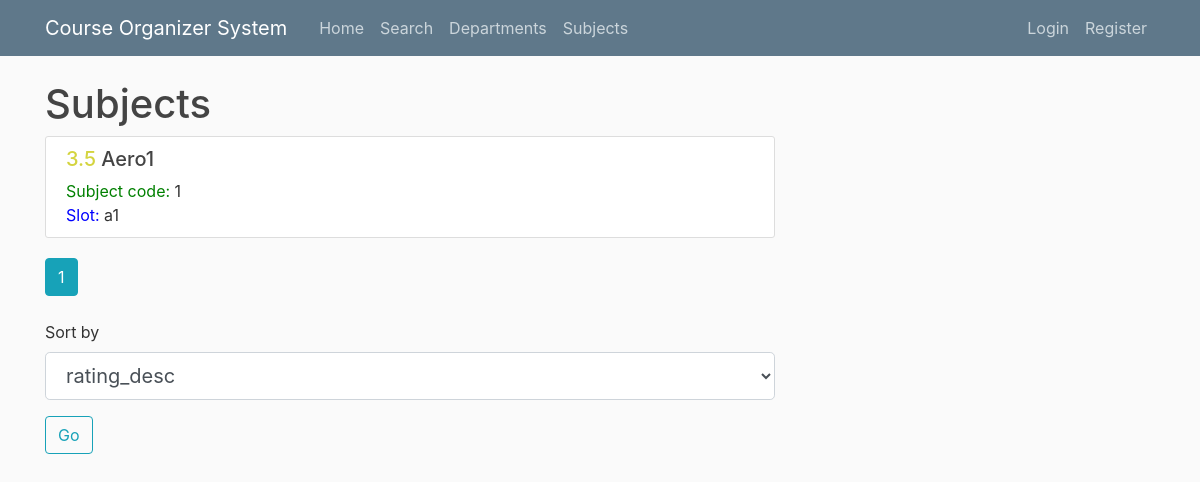
Page /subjects on the committed database.
### cos/models.py (models this page shows, shortened)
class Subject(db.Model):
    id = db.Column(db.Integer, primary_key=True)
    code = db.Column(db.String(10), nullable=True)
    slot = db.Column(db.String(3), nullable=True)
    title = db.Column(db.String(100), nullable=False)
    content = db.Column(db.Text, nullable=True)
    average_rating = db.Column(db.Float, nullable=True, default=0)
    department_id = db.Column(db.Integer, db.ForeignKey(
        'department.id'), nullable=False)
    user_id = db.Column(db.Integer, db.ForeignKey('user.id'), nullable=True)
    reviews = db.relationship('Review', backref='receiver', lazy=True)

### cos/routes.py (the view, shortened to what this page needs)
@app.route("/subjects", methods=['POST', 'GET'])
def subjects():
    form = SortForm()
    page = request.args.get('page', 1, type=int)
    subjects = Subject.query.paginate(page=page, per_page=4)
    return render_template('subjects.html', subjects=subjects, form=form)

### cos/forms.py
class SortForm(FlaskForm):
    sort = SelectField('Sort by', coerce=int, choices=[(1, 'rating_desc'), (
        2, 'rating_asc'), (3, 'title_desc'), (4, 'title_asc'), (5, 'subject_code_asc')])
    submit = SubmitField('Go')

### cos/templates/subjects.html
{% extends "layout.html" %}
{% block content %}
    <h1>Subjects</h1>
    {% for subject in subjects.items %}
        <article class="media content-section">
          <div class="media-body">
            <h2 style="font-size:20px"><a class="article-title" href="{{ url_for('view_subject_details', subject_title=subject.title) }}"><font color="d4d43f">{{ subject.average_rating }} </font>{{ subject.title }}</a></h2>
            <a class="article-content"><font color="green">Subject code:</font> {{ subject.code }}</a>
            <br>
            <a class="article-content"><font color="blue">Slot:</font> {{ subject.slot }}</a>
          </div>
        </article>
    {% endfor %}
    {% for page_num in subjects.iter_pages(left_edge=1, right_edge=1, left_current=1, right_current=2) %}
      {% if page_num %}
        {% if subjects.page == page_num %}
          <a class="btn btn-info mb-4" href="{{ url_for('subjects', page=page_num) }}">{{ page_num }}</a>
        {% else %}
          <a class="btn btn-outline-info mb-4" href="{{ url_for('subjects', page=page_num) }}">{{ page_num }}</a>
        {% endif %}
      {% else %}
        ...
      {% endif %}
    {% endfor %}
        <form method="POST" action="" enctype="multipart/form-data">
        <div class="form-group">
                    {{ form.sort.label(class="form-control-label") }}
                    {% if form.sort.errors %}
                        {{ form.sort(class="form-control form-control-lg is-invalid") }}
                        <div class="invalid-feedback">
                            {% for error in form.sort.errors %}
                                <span>{{ error }}</span>
                            {% endfor %}
                        </div>
                    {% else %}
                        {{ form.sort(class="form-control form-control-lg") }}
                    {% endif %}
                  </div>
                  <div class="form-group">
                {{ form.submit(class="btn btn-outline-info") }}
                </div>
              </form>
{% endblock content %}

### cos/static/main.css (style rules this page uses)
body { background: #fafafa; color: #333333; margin-top: 5rem; }
h1, h2, h3, h4, h5, h6 { color: #444444; }
.content-section { background: #ffffff; padding: 10px 20px; border: 1px solid #dddddd; border-radius: 3px; margin-bottom: 20px; }
.article-title { color: #444444; }
.article-content { white-space: pre-line; }

### rows in the picture
Subject: average_rating "3.5", title "Aero1", code "1", slot "a1"

### other values in the picture
{{ page_num }} "1"
